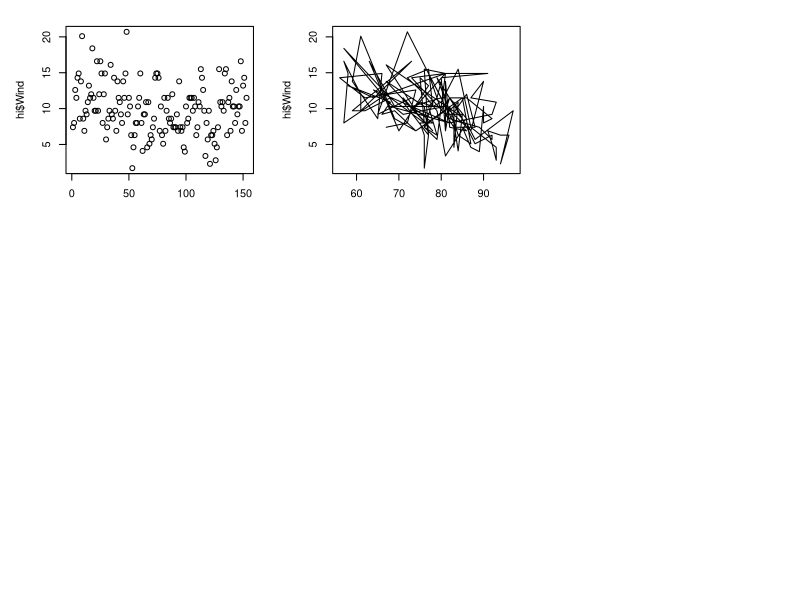
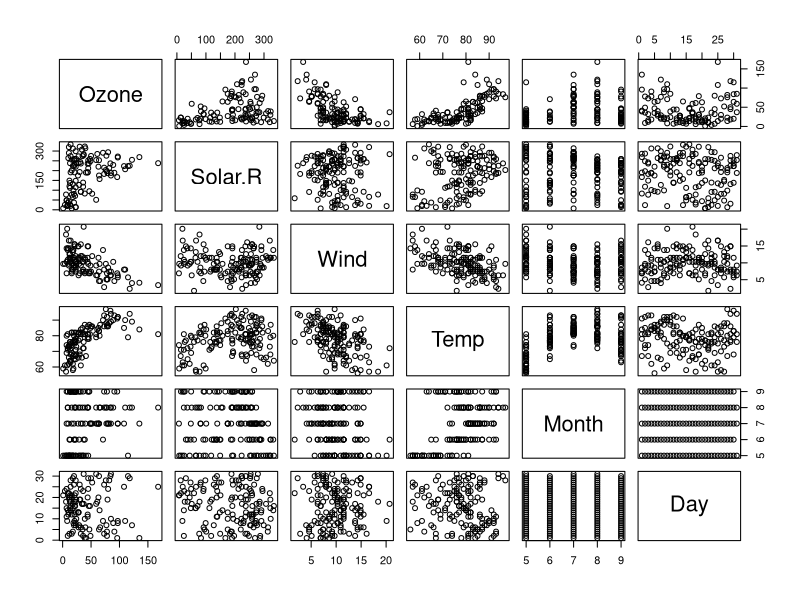
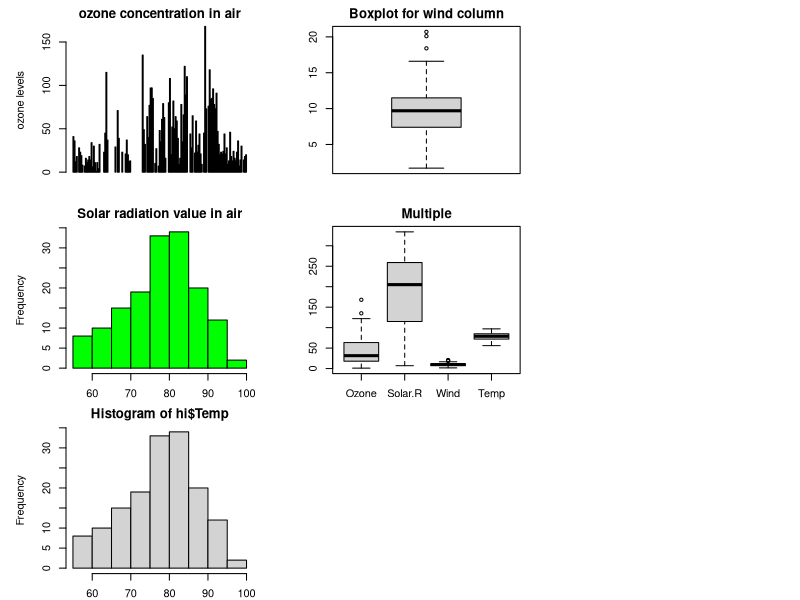

The R source for these figures, in order:
ex <- c(1,2,3,4)
df <-data.frame(col1=1:4,col2=c("a","b","c","d"))
df[2,1]

hi <-datasets::airquality
head(airquality,10)
tail(airquality,10)
hi[,c(1,2)]
hi[,-6]
summary(hi[,1])
summary(hi$Ozone)
summary(airquality)
par(mfrow=c(3,3),mar=c(2,5,2,1),las=0, bty='o')

plot(hi$Wind)
plot(hi$Temp,hi$Wind,type="l")
plot(hi)
barplot(hi$Ozone, main ='ozone concentration in air',ylab ='ozone levels',col ='blue', horiz = F,axes=T)
hist(hi$Temp,
     main="Solar radiation value in air",
     xlab="Solar rad.", col="green")
hist(hi$Temp)
boxplot(hi$Wind,main="Boxplot for wind column")
boxplot.stats(hi$Wind)$out
boxplot(hi[,1:4],main="Multiple")
 

